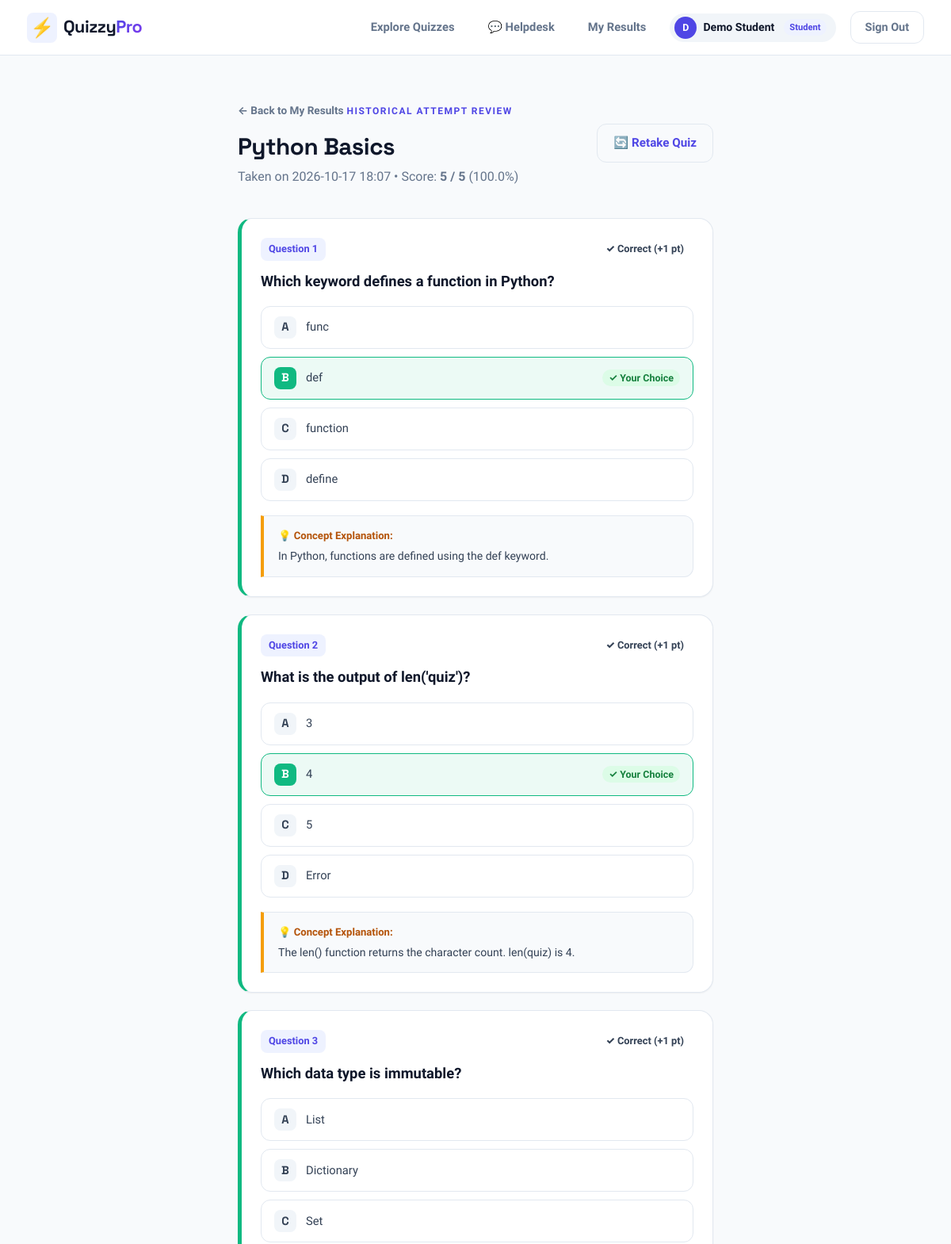
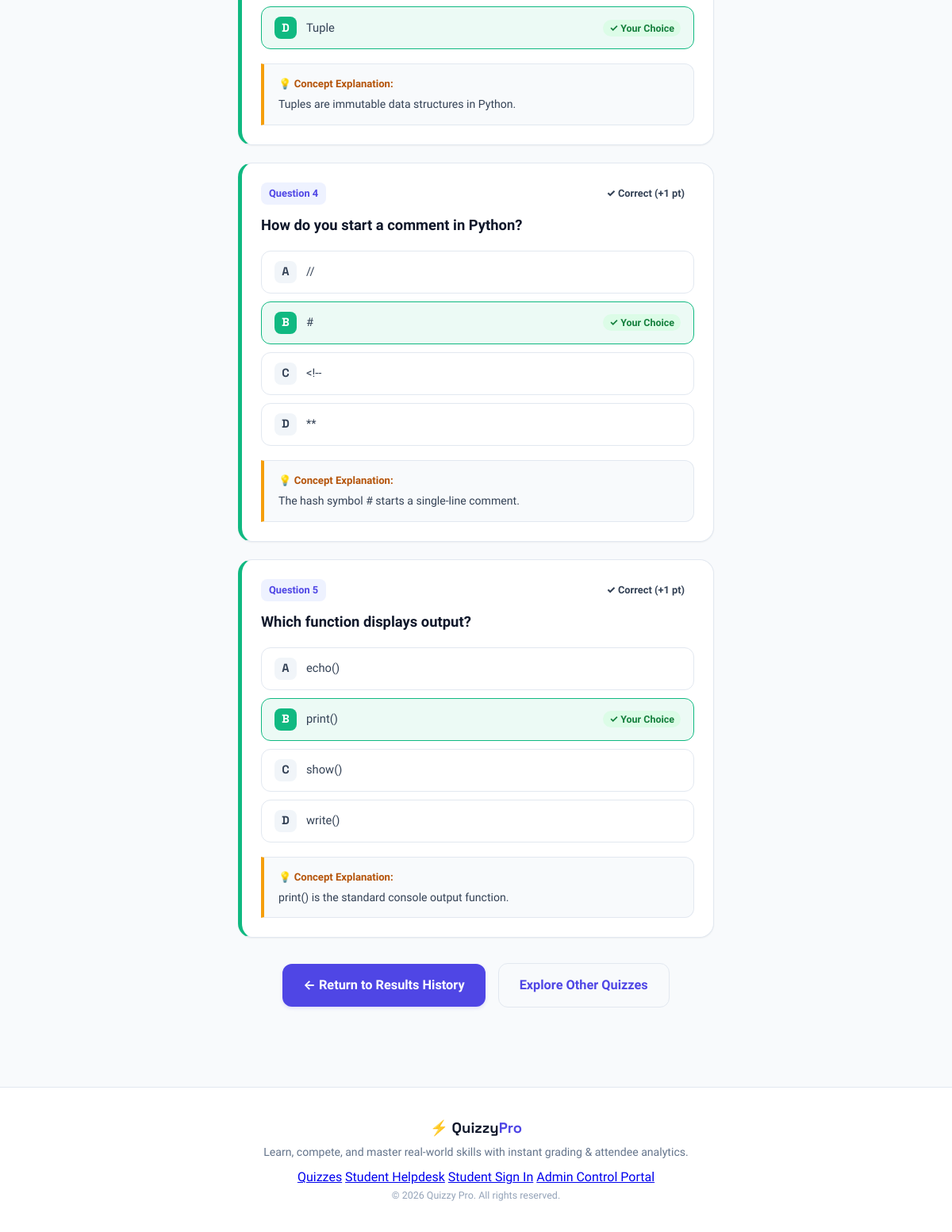
Page /review/52 (signed in) on the committed database (2 pictures, top to bottom).
### tables this page shows
CREATE TABLE quizzes(
          id INTEGER PRIMARY KEY, title TEXT NOT NULL, description TEXT DEFAULT '',
          duration INTEGER NOT NULL DEFAULT 10, published INTEGER NOT NULL DEFAULT 1, category TEXT DEFAULT 'General', difficulty TEXT DEFAULT 'Medium', created_at TEXT DEFAULT '');

CREATE TABLE attempts(
          id INTEGER PRIMARY KEY, user_id INTEGER NOT NULL, quiz_id INTEGER NOT NULL,
          score INTEGER NOT NULL, total INTEGER NOT NULL, taken_at TEXT NOT NULL, time_taken_seconds INTEGER DEFAULT 0,
          FOREIGN KEY(user_id) REFERENCES users(id), FOREIGN KEY(quiz_id) REFERENCES quizzes(id));

CREATE TABLE attempt_answers (
            id INTEGER PRIMARY KEY AUTOINCREMENT,
            attempt_id INTEGER NOT NULL,
            question_id INTEGER NOT NULL,
            selected_option TEXT,
            is_correct INTEGER NOT NULL DEFAULT 0,
            FOREIGN KEY(attempt_id) REFERENCES attempts(id) ON DELETE CASCADE,
            FOREIGN KEY(question_id) REFERENCES questions(id) ON DELETE CASCADE
        );

CREATE TABLE questions(
          id INTEGER PRIMARY KEY, quiz_id INTEGER NOT NULL, question TEXT NOT NULL,
          a TEXT NOT NULL, b TEXT NOT NULL, c TEXT NOT NULL, d TEXT NOT NULL,
          correct TEXT NOT NULL, explanation TEXT DEFAULT '', FOREIGN KEY(quiz_id) REFERENCES quizzes(id));

### app.py (the view)
@app.route("/review/<int:attempt_id>")
@login_required
def review_attempt(attempt_id):
    with db() as con:
        attempt = con.execute("""
            SELECT a.*, q.title as quiz_title, q.description as quiz_desc
            FROM attempts a
            JOIN quizzes q ON q.id = a.quiz_id
            WHERE a.id = ?
        """, (attempt_id,)).fetchone()
        if not attempt:
            flash("Attempt not found.", "warning")
            return redirect(url_for("history"))
        if session["user"]["role"] != "admin" and attempt["user_id"] != session["user"]["id"]:
            flash("Access denied to this quiz result.", "danger")
            return redirect(url_for("history"))
        answers = con.execute("""
            SELECT q.id, q.question, q.a, q.b, q.c, q.d, q.correct, q.explanation,
                   aa.selected_option, aa.is_correct
            FROM questions q
            LEFT JOIN attempt_answers aa ON aa.question_id = q.id AND aa.attempt_id = ?
            WHERE q.quiz_id = ?
            ORDER BY q.id ASC
        """, (attempt_id, attempt["quiz_id"])).fetchall()
    return render_template("review.html", attempt=attempt, answers=answers)

### app.py (called while the page is built, shortened)
def db():
    con = sqlite3.connect(DB)
    con.row_factory = sqlite3.Row
    con.execute("PRAGMA foreign_keys = ON;")
    return con

@app.context_processor
def inject_globals():
    user = session.get("user")
    open_tickets = 0
    return {
        "current_user": user,
        "admin_open_tickets": open_tickets
    }

def login_required(fn):
    @wraps(fn)
    def wrapper(*args, **kwargs):
        if not session.get("user"):
            flash("Please sign in as a student to access this page.", "warning")
            return redirect(url_for("login"))
        return fn(*args, **kwargs)
    return wrapper

### templates/review.html (shortened to what this page needs)
{% extends "base.html" %}
{% block content %}
<div class="result-wrapper">
  <div class="section-head">
    <div>
      <a href="{{ url_for('history') }}" class="back-link">← Back to My Results</a>
      <div class="eyebrow">HISTORICAL ATTEMPT REVIEW</div>
      <h1>{{ attempt.quiz_title }}</h1>
      <p class="muted">Taken on {{ attempt.taken_at }} • Score: <strong>{{ attempt.score }} / {{ attempt.total }}</strong> ({{ ((attempt.score / attempt.total) * 100)|round(1) if attempt.total else 0 }}%)</p>
    </div>
    <div>
      <a class="button button-outline" href="{{ url_for('take_quiz', quiz_id=attempt.quiz_id) }}">
        🔄 Retake Quiz
      </a>
    </div>
  </div>
  <div class="review-container">
    <div class="review-list">
      {% for q in answers %}
        <div class="review-question-card {{ 'card-correct' if q.is_correct else 'card-incorrect' }}">
          <div class="review-q-head">
            <span class="qcount-pill">Question {{ loop.index }}</span>
            {% if q.is_correct %}
              <span class="review-status-pill status-pill-success">✓ Correct (+1 pt)</span>
            {% elif not q.selected_option %}
              <span class="review-status-pill status-pill-skipped">○ Skipped</span>
            {% else %}
              <span class="review-status-pill status-pill-danger">✕ Incorrect (0 pt)</span>
            {% endif %}
          </div>
          <h3 class="review-q-text">{{ q.question }}</h3>
          <div class="review-options-grid">
            {% for opt_key in ['a', 'b', 'c', 'd'] %}
              {% set opt_text = q[opt_key] %}
              {% set is_user_pick = (q.selected_option and q.selected_option.lower() == opt_key) %}
              {% set is_actual_correct = (q.correct.lower() == opt_key) %}
              <div class="review-option-row
                {% if is_user_pick and is_actual_correct %}review-opt-correct
                {% elif is_user_pick and not is_actual_correct %}review-opt-wrong
                {% elif is_actual_correct %}review-opt-actual
                {% else %}review-opt-neutral{% endif %}">
                <span class="opt-prefix">{{ opt_key|upper }}</span>
                <span class="opt-body">{{ opt_text }}</span>
                <span class="opt-indicator">
                  {% if is_user_pick and is_actual_correct %}
                    <span class="badge-opt-right">✓ Your Choice</span>
                  {% elif is_user_pick and not is_actual_correct %}
                    <span class="badge-opt-wrong">✕ Your Choice</span>
                  {% elif is_actual_correct %}
                    <span class="badge-opt-actual">★ Correct Answer</span>
                  {% endif %}
                </span>
              </div>
            {% endfor %}
          </div>
          {% if q.explanation %}
            <div class="explanation-box">
              <div class="explanation-title">
                <span>💡 Concept Explanation:</span>
              </div>
              <p class="explanation-text">{{ q.explanation }}</p>
            </div>
          {% endif %}
        </div>
      {% endfor %}
    </div>
    <div class="review-bottom-actions">
      <a class="button button-lg" href="{{ url_for('history') }}">
        ← Return to Results History
      </a>
      <a class="button button-outline button-lg" href="{{ url_for('index') }}">
        Explore Other Quizzes
      </a>
    </div>
  </div>
</div>
{% endblock %}

### rows in the picture
quizzes: quiz_title "Python Basics"
attempts: taken_at "2026-10-17 18:07", score "5", total "5", total+score "100.0"
attempt_answers: is_correct "✓ Correct (+1 pt)", question "Which keyword defines a function in Python?", opt_key "A" "B" "C" "D", explanation "In Python, functions are defined using the def keyword."
questions: a "func" "def" "function" "define"
attempt_answers: is_correct "✓ Correct (+1 pt)", question "What is the output of len('quiz')?", opt_key "A" "B" "C" "D", opt_text "3" "4" "5", explanation "The len() function returns the character count. len(quiz) is 4."
questions: d "Error"
attempt_answers: is_correct "✓ Correct (+1 pt)", question "Which data type is immutable?", opt_key "A" "B" "C" "D", explanation "Tuples are immutable data structures in Python."
questions: a "List" "Dictionary" "Set" "Tuple"
attempt_answers: is_correct "✓ Correct (+1 pt)", question "How do you start a comment in Python?", opt_key "A" "B" "C" "D", opt_text "#", explanation "The hash symbol # starts a single-line comment."
questions: a "//" "<!--" "**"
attempt_answers: is_correct "✓ Correct (+1 pt)", question "Which function displays output?", opt_key "A" "B" "C" "D", explanation "print() is the standard console output function."
questions: a "echo()" "print()" "show()" "write()"

### other values in the picture
{{ current_user.name[:1]|upper }} "D"
{{ current_user.name }} "Demo Student"
{{ current_user.role|capitalize }} "Student"
